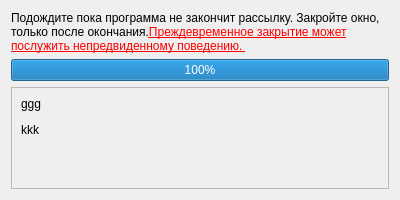
<?xml version="1.0" encoding="UTF-8"?>
<ui version="4.0">
 <class>SendingProgress</class>
 <widget class="QDialog" name="SendingProgress">
  <property name="geometry">
   <rect>
    <x>0</x>
    <y>0</y>
    <width>400</width>
    <height>200</height>
   </rect>
  </property>
  <property name="sizePolicy">
   <sizepolicy hsizetype="Fixed" vsizetype="Minimum">
    <horstretch>0</horstretch>
    <verstretch>0</verstretch>
   </sizepolicy>
  </property>
  <property name="minimumSize">
   <size>
    <width>400</width>
    <height>200</height>
   </size>
  </property>
  <property name="maximumSize">
   <size>
    <width>400</width>
    <height>200</height>
   </size>
  </property>
  <property name="windowTitle">
   <string>Dialog</string>
  </property>
  <layout class="QVBoxLayout" name="verticalLayout">
   <item>
    <widget class="QLabel" name="warningLabel">
     <property name="text">
      <string>&lt;html&gt;&lt;head/&gt;&lt;body&gt;&lt;p&gt;Подождите пока программа не закончит рассылку. Закройте окно, только после окончания.&lt;span style=&quot; text-decoration: underline;&quot;/&gt;&lt;span style=&quot; text-decoration: underline; color:#ff0000;&quot;&gt;Преждевременное закрытие может послужить непредвиденному поведению. &lt;/span&gt;&lt;/p&gt;&lt;/body&gt;&lt;/html&gt;</string>
     </property>
     <property name="wordWrap">
      <bool>true</bool>
     </property>
    </widget>
   </item>
   <item>
    <widget class="QProgressBar" name="progressBar">
     <property name="maximum">
      <number>1</number>
     </property>
     <property name="value">
      <number>1</number>
     </property>
    </widget>
   </item>
   <item>
    <widget class="QScrollArea" name="scrollArea">
     <property name="widgetResizable">
      <bool>true</bool>
     </property>
     <widget class="QWidget" name="scrollAreaWidgetContents">
      <property name="geometry">
       <rect>
        <x>0</x>
        <y>0</y>
        <width>380</width>
        <height>108</height>
       </rect>
      </property>
      <layout class="QHBoxLayout" name="horizontalLayout">
       <item>
        <widget class="QLabel" name="resultLabel">
         <property name="sizePolicy">
          <sizepolicy hsizetype="Expanding" vsizetype="Expanding">
           <horstretch>0</horstretch>
           <verstretch>0</verstretch>
          </sizepolicy>
         </property>
         <property name="text">
          <string>&lt;html&gt;&lt;head/&gt;&lt;body&gt;&lt;p&gt;ggg&lt;/p&gt;&lt;p&gt;kkk&lt;/p&gt;&lt;/body&gt;&lt;/html&gt;</string>
         </property>
         <property name="alignment">
          <set>Qt::AlignLeading|Qt::AlignLeft|Qt::AlignTop</set>
         </property>
         <property name="wordWrap">
          <bool>true</bool>
         </property>
        </widget>
       </item>
      </layout>
     </widget>
    </widget>
   </item>
  </layout>
 </widget>
 <resources/>
 <connections/>
</ui>
